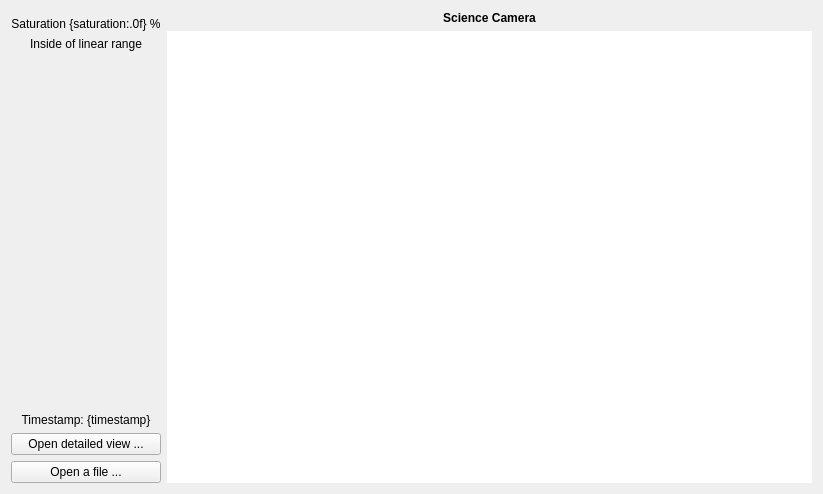
<?xml version="1.0" encoding="UTF-8"?>
<ui version="4.0">
 <class>CameraWidget</class>
 <widget class="QWidget" name="CameraWidget">
  <property name="geometry">
   <rect>
    <x>0</x>
    <y>0</y>
    <width>823</width>
    <height>494</height>
   </rect>
  </property>
  <property name="windowTitle">
   <string>Science Camera - KalAO</string>
  </property>
  <layout class="QGridLayout" name="gridLayout" columnstretch="0,1">
   <item row="0" column="1">
    <widget class="QLabel" name="title_label">
     <property name="font">
      <font>
       <bold>true</bold>
      </font>
     </property>
     <property name="text">
      <string>Science Camera</string>
     </property>
     <property name="alignment">
      <set>Qt::AlignmentFlag::AlignCenter</set>
     </property>
    </widget>
   </item>
   <item row="1" column="1">
    <widget class="KImageViewer" name="camera_view">
     <property name="enabled">
      <bool>true</bool>
     </property>
     <property name="frameShape">
      <enum>QFrame::Shape::NoFrame</enum>
     </property>
     <property name="verticalScrollBarPolicy">
      <enum>Qt::ScrollBarPolicy::ScrollBarAlwaysOff</enum>
     </property>
     <property name="horizontalScrollBarPolicy">
      <enum>Qt::ScrollBarPolicy::ScrollBarAlwaysOff</enum>
     </property>
     <property name="sizeAdjustPolicy">
      <enum>QAbstractScrollArea::SizeAdjustPolicy::AdjustToContents</enum>
     </property>
    </widget>
   </item>
   <item row="0" column="0" rowspan="2">
    <layout class="QVBoxLayout" name="side_layout">
     <item>
      <widget class="ImgMinMaxPart" name="minmax_widget"/>
     </item>
     <item>
      <widget class="KLabel" name="saturation_label">
       <property name="text">
        <string>Saturation {saturation:.0f} %</string>
       </property>
       <property name="alignment">
        <set>Qt::AlignmentFlag::AlignCenter</set>
       </property>
      </widget>
     </item>
     <item>
      <widget class="QLabel" name="linearity_label">
       <property name="text">
        <string>Inside of linear range</string>
       </property>
       <property name="alignment">
        <set>Qt::AlignmentFlag::AlignCenter</set>
       </property>
      </widget>
     </item>
     <item>
      <spacer name="verticalSpacer">
       <property name="orientation">
        <enum>Qt::Orientation::Vertical</enum>
       </property>
       <property name="sizeHint" stdset="0">
        <size>
         <width>20</width>
         <height>40</height>
        </size>
       </property>
      </spacer>
     </item>
     <item>
      <widget class="KLabel" name="timestamp_label">
       <property name="text">
        <string>Timestamp: {timestamp}</string>
       </property>
       <property name="alignment">
        <set>Qt::AlignmentFlag::AlignCenter</set>
       </property>
      </widget>
     </item>
     <item>
      <widget class="QPushButton" name="fits_viewer_button">
       <property name="text">
        <string>Open detailed view ...</string>
       </property>
       <property name="icon">
        <iconset resource="../assets.qrc">
         <normaloff>:/assets/icons/search.svg</normaloff>:/assets/icons/search.svg</iconset>
       </property>
      </widget>
     </item>
     <item>
      <widget class="QPushButton" name="open_button">
       <property name="text">
        <string>Open a file ...</string>
       </property>
       <property name="icon">
        <iconset resource="../assets.qrc">
         <normaloff>:/assets/icons/document-open.svg</normaloff>:/assets/icons/document-open.svg</iconset>
       </property>
      </widget>
     </item>
    </layout>
   </item>
  </layout>
 </widget>
 <customwidgets>
  <customwidget>
   <class>ImgMinMaxPart</class>
   <extends>QWidget</extends>
   <header>kalao.guis.utils.parts</header>
  </customwidget>
  <customwidget>
   <class>KLabel</class>
   <extends>QLabel</extends>
   <header>kalao.guis.utils.widgets</header>
  </customwidget>
  <customwidget>
   <class>KImageViewer</class>
   <extends>QGraphicsView</extends>
   <header>kalao.guis.utils.widgets</header>
  </customwidget>
 </customwidgets>
 <resources>
  <include location="../assets.qrc"/>
 </resources>
 <connections/>
</ui>
